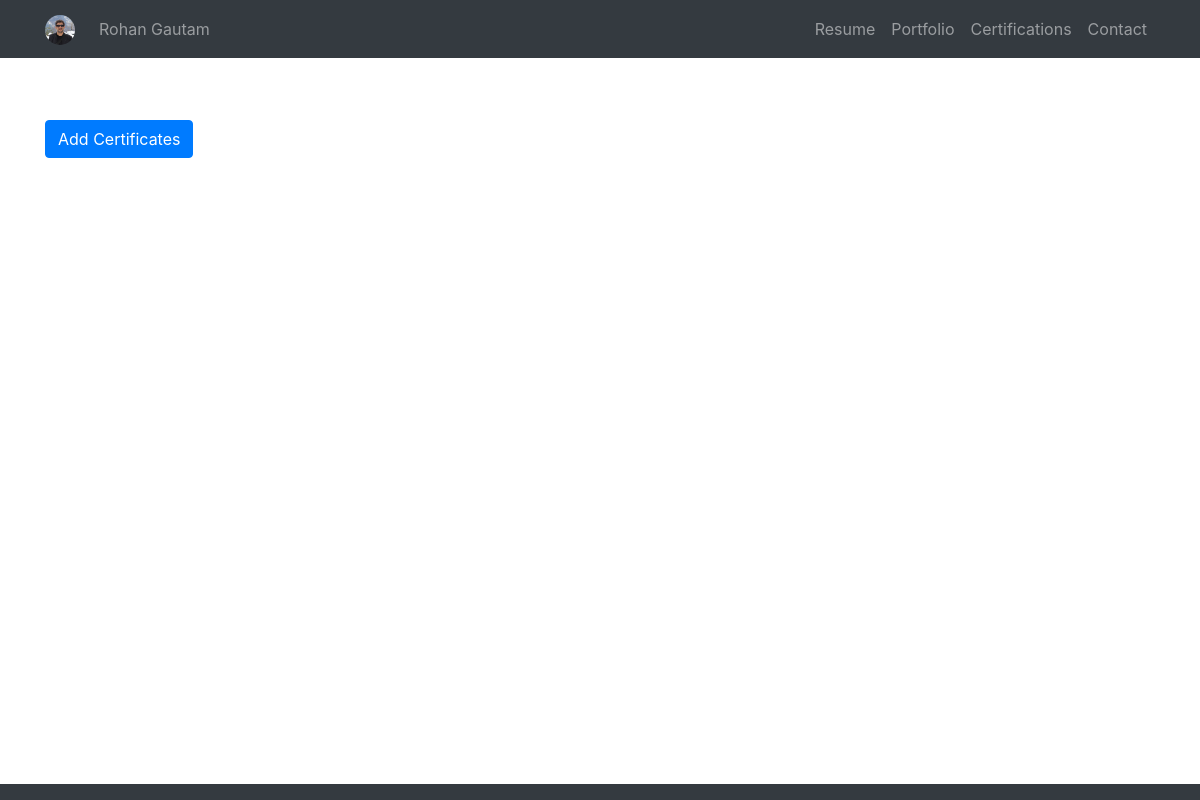
/certificates/, run on an earlier commit of the app's database.
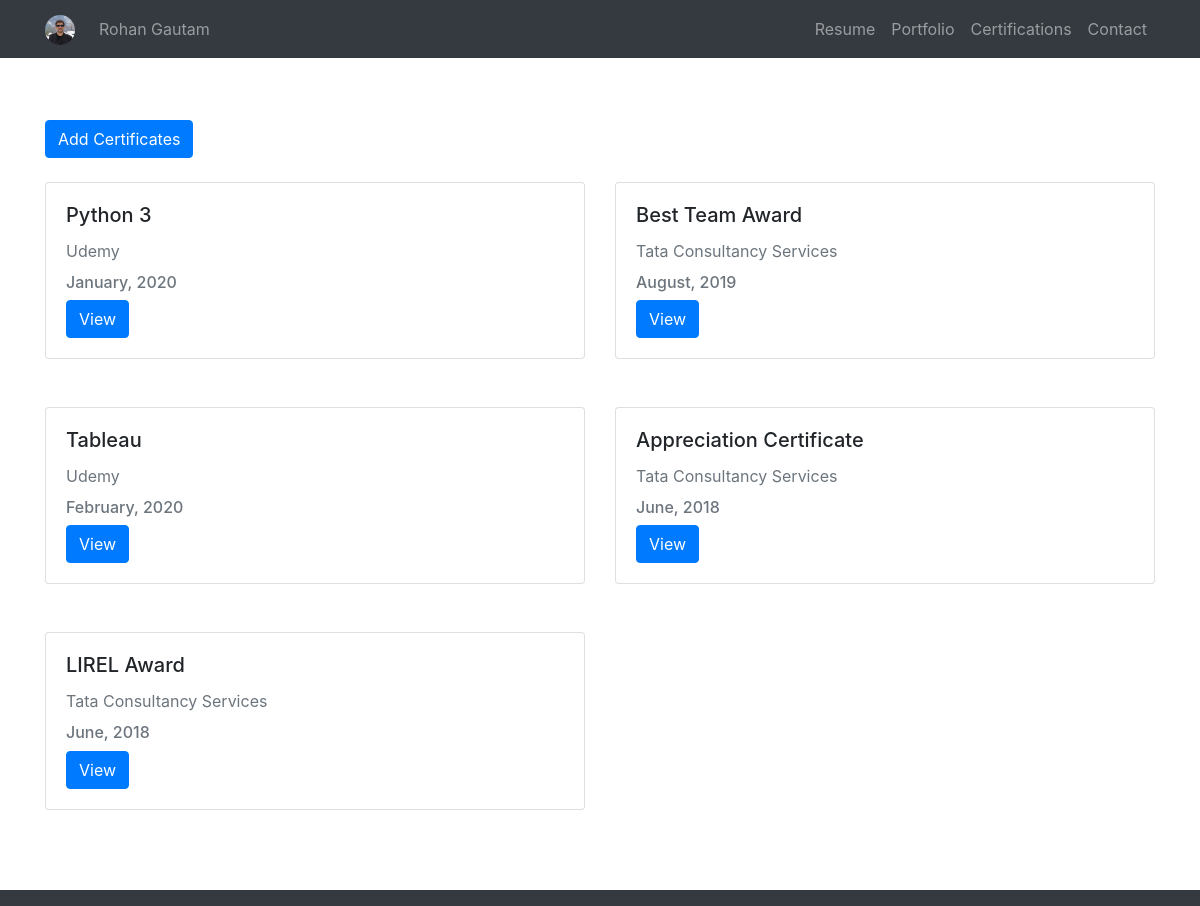
And on a later commit of the database.
### certificates/models.py (models this page shows, shortened)
class Certificates(models.Model):
    name = models.CharField(max_length=100)
    org = models.CharField(max_length=100)
    date = models.DateField()
    link = models.CharField(max_length=100)

### certificates/views.py (the view)
# urls.py: path('certificates/',views.certificates,name='certificates'),
def certificates(request):
    certificates = Certificates.objects
    return render(request,'certificates/certificates.html',{'certificates':certificates})

### certificates/templates/certificates/certificates.html
{% extends 'app1/base.html' %}
{% block content %}
<br><br>
<a href="{% url 'addcerti' %}" class="btn btn-primary">Add Certificates</a>
<br><br>
<div class="row">
  {% for certi in certificates.all %}
  <div class="col-sm-6">
    <div class="card">
      <div class="card-body">
        <h5 class="card-title">{{certi.name}}</h5>
        <p class="card-text text-muted">{{certi.org}}</p>
        <h6 class="card-subtitle mb-2 text-muted">{{certi.date|date:"F, Y"}}</h6>
        <a href="{{certi.link}}" class="btn btn-primary">View</a>
      </div>
    </div>
<br><br>
  </div>
{% endfor %}
</div>
{% endblock %}

### app1/templates/app1/base.html (shortened to what this page needs)
{% load static %}
<!doctype html>
<html lang="en">
<head>
	<link rel="stylesheet" href="https://maxcdn.bootstrapcdn.com/bootstrap/4.0.0/css/bootstrap.min.css">
</head>
<body>
	<nav class="navbar navbar-expand-md navbar-dark bg-dark fixed-top">
		<div class="container">
			<a href="{% url 'home' %}" class="navbar-brand">
				<img class="rounded-circle account-img" src="{% static 'app1/images/rohan.jpg' %}" height="30" alt="Rohan Gautam">
			</a>
			<div class="collapse navbar-collapse" id="navbarCollapse">
				<div class="navbar-nav">
					<a href="{% url 'home' %}" class="nav-item nav-link">Rohan Gautam</a>
				</div>
				<div class="navbar-nav ml-auto">
					<a href="{% static 'app1/docs/rohangautam.pdf' %}" class="nav-item nav-link">Resume</a>
					<a href="{% url 'portfolio' %}" class="nav-item nav-link">Portfolio</a>
					<a href="{% url 'certificates' %}" class="nav-item nav-link">Certifications</a>
					<a href="{% url 'contact' %}" class="nav-item nav-link">Contact</a>
				</div>
								</div>
		</div>
	</nav>
	<br><br><br>
<main role="main" class="container">
			{% block content %}
			{% endblock %}
</main>
<br><br>
<footer>
	<nav class="navbar navbar-expand-md navbar-dark bg-dark fixed-bottom">
	</nav>
</footer>
</body>
</html>

What changed in the data, as far as the page shows it:
added Certificates: name "Python 3", org "Udemy", date "January, 2020"
added Certificates: name "Best Team Award", org "Tata Consultancy Services", date "August, 2019"
added Certificates: name "Tableau", org "Udemy", date "February, 2020"
added Certificates: name "Appreciation Certificate", org "Tata Consultancy Services", date "June, 2018"
added Certificates: name "LIREL Award", org "Tata Consultancy Services", date "June, 2018"
